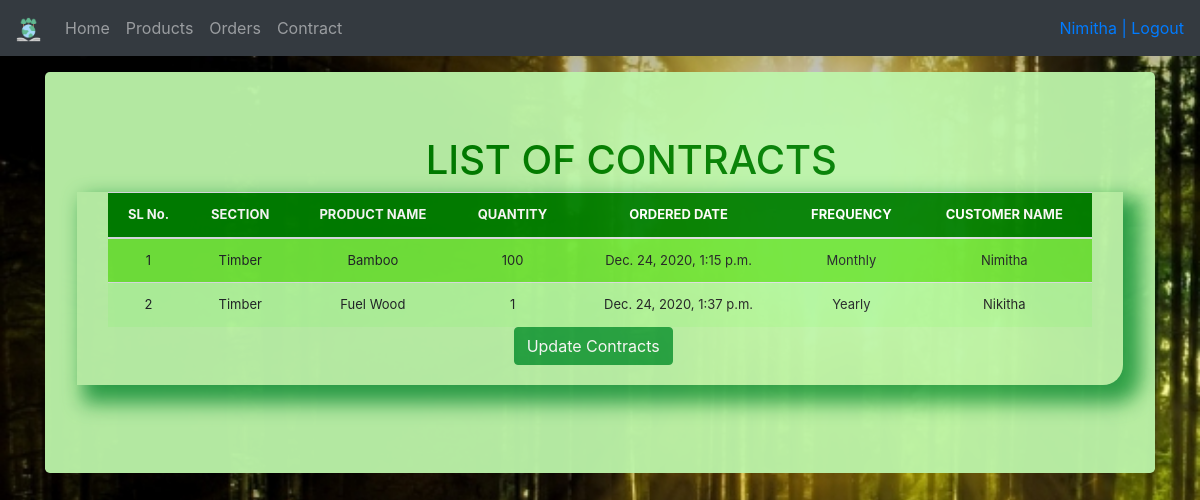
Page /list_staff_contract/ (signed in) on the committed database.
### ForestManagement/models.py (models this page shows, shortened)
class Contract(models.Model):
	item = models.ForeignKey(Product, on_delete = models.CASCADE)
	ordered_quantity = models.IntegerField(default=0, blank=False, null=True)
	ordered_date = models.DateTimeField(auto_now=True)
	user_name = models.ForeignKey(User, on_delete=models.CASCADE)
	last_created_date = models.DateField(default=date.today() , blank=False, null=True)
	frequency = models.CharField(max_length=50, blank=True, null=True,choices = frequency_choice)

class Product(models.Model):
	category = models.CharField(max_length=50, blank=True, null=True)
	item_name = models.CharField(max_length=50, blank=True, null=True)
	quantity = models.IntegerField(default='0', blank=False, null=True)
	receive_quantity = models.IntegerField(default='0', blank=True, null=True)
	receive_by = models.CharField(max_length=50, blank=True, null=True)
	issue_quantity = models.IntegerField(default='0', blank=True, null=True)
	issue_by = models.CharField(max_length=50, blank=True, null=True)
	issue_to = models.CharField(max_length=50, blank=True, null=True)
	phone_number = models.CharField(max_length=50, blank=True, null=True)
	created_by = models.CharField(max_length=50, blank=True, null=True)
	last_updated = models.DateTimeField(auto_now_add=False, auto_now=True)
	export_to_CSV = models.BooleanField(default=False)
	def __str__(self):
		return self.item_name

### ForestManagement/views.py (the view, shortened to what this page needs)
# urls.py: path('list_staff_contract/', views.list_contracts, name='list_staff_contract'),
@login_required
@csrf_exempt
def list_contracts(request):
	form = SearchForm(request.POST or None)
	title = 'Contracts'
	orders = Contract.objects.all()
	context = {
	    "title": title,
		"orders":orders,
		"okay":False,
		"form":form
	}
	context = {
	    "title": title,
		"orders":orders,
		"okay":False,
		"form":form
	}
	return render(request, "list_contracts.html",context)

### ForestManagement/templates/list_contracts.html (shortened to what this page needs)
{% load static %}
<!DOCTYPE html>
<html lang="en">
<head>
    <link href="{% static 'css/bootstrap.min.css' %}" rel="stylesheet">
    <link href="{% static 'css/stylesheet.css' %}" rel="stylesheet">
    <link href="{% static 'css/navbar-top-fixed.css' %}" rel="stylesheet">
</head>
<body>
    {% include 'navbar.html' %}
    <main role="main" class="container">
        <div class="jumbotron">
            {% if user.is_staff%}
            <div class="header offset-4" style="color: green;">
                <h1>LIST OF CONTRACTS</h1>
            </div>
            {% else %}
            <div class="header offset-4" style="color: green;">
                <h1>My Contracts</h1>
            </div>
            {% endif %}
            <div class="display_table">
                <table class="table">
                    <thead>
                        <tr>
                            <th>SL No.</th>
                            <th>SECTION</th>
                            <th>PRODUCT NAME</th>
                            <th>QUANTITY</th>
                            <th>ORDERED DATE</th>
                            <th>FREQUENCY</th>
                            {% if user.is_staff %}
                            <th>CUSTOMER NAME</th>
                            {% endif %}
                        </tr>
                    </thead>
                    {% for instance in orders %}
                    <tr>
                        <td>{{forloop.counter}}</td>
                        <td>{{instance.item.category}}</td>
                        <td>{{instance.item}}</td>
                        <td>{{instance.ordered_quantity}}</td>
                        <td>{{instance.ordered_date}}</td>
                        <td>{{instance.frequency}}</td>
                        {% if user.is_staff %}
                        <td>{{instance.user_name}}</td>
                        {% endif %}
                    </tr>
                    {% endfor %}
                </table>
                {% if user.is_staff %}
                <form method="POST">
                <button class="btn btn-success offset-5" type="submit" name="update_contacts" >Update Contracts</button>
               </form>
               {% endif %}
            </div>
            <br />
        </div>
    </main>
</body>
</html>

### ForestManagement/templates/navbar.html (shortened to what this page needs)
{% load crispy_forms_tags %}
{% load static %}
<nav class="navbar navbar-expand-md navbar-dark fixed-top bg-dark">
    <a class="navbar-brand" href="/"><img src="{% static 'img/favicon.png' %}" alt="Forest Management" style="width:25px;height:25px;"></a>
    <div class="collapse navbar-collapse" id="navbarCollapse">
      <ul class="navbar-nav mr-auto">
        <li class="nav-item">
          <a class="nav-link" href="/">Home <span class="sr-only">(current)</span></a>
        </li>
        {% if user.is_authenticated %}
        <li class="nav-item">
          <a class="nav-link" href="/list">Products</a>
        </li>
        {% if user.is_staff%}
        <li class="nav-item">
          <a class="nav-link" href="/list_orders_staff">Orders</a>
        </li>
        <li class="nav-item">
          <a class="nav-link" href="list_staff_contract/">Contract</a>
        </li>
        {% endif %}
        {% endif %}
      </ul>
      <ul class="navbar-nav">
        {% if request.user.is_authenticated %}
        <li>&nbsp;&nbsp;<a href="/accounts/logout">{{ user }} | Logout</a></li>
        {% else %}
        <li><a class="nav-link" href="/accounts/login">Login</a></li>
        {% endif %}
    </ul>
    </div>
  </nav>

### ForestManagement/static/css/stylesheet.css (style rules this page uses)
body { background-image:url('../img/download.jpg'); background-repeat: no-repeat; background-attachment: fixed; background-size: cover; min-height: 75rem; padding-top: 4.5rem; }
.table { font-size: 13px; text-align: center; width: 95%; margin: auto; text-align: center; }
.table tr:nth-child(odd) { background: #72e63d }
.table tr:nth-child(even) { background: #b3f79f }
th { background-color: #008000; color: white; }
.display_table { border-bottom-right-radius: 20px; padding-left: 5px; padding-right: 5px; padding-bottom: 20px; box-shadow: 12px 12px 20px 6px #2ea44b; }
.jumbotron { background-color: #bdf5aa; opacity: 0.95; }

### ForestManagement/static/css/navbar-top-fixed.css (style rules this page uses)
body { min-height: 75rem; padding-top: 4.5rem; }

### rows in the picture
Contract: item.category "Timber", item "Bamboo", ordered_quantity "100", ordered_date "Dec. 24, 2020, 1:15 p.m.", frequency "Monthly", user_name "Nimitha"
Contract: item.category "Timber", item "Fuel Wood", ordered_quantity "1", ordered_date "Dec. 24, 2020, 1:37 p.m.", frequency "Yearly", user_name "Nikitha"

### other values in the picture
{{ user }} "Nimitha"
